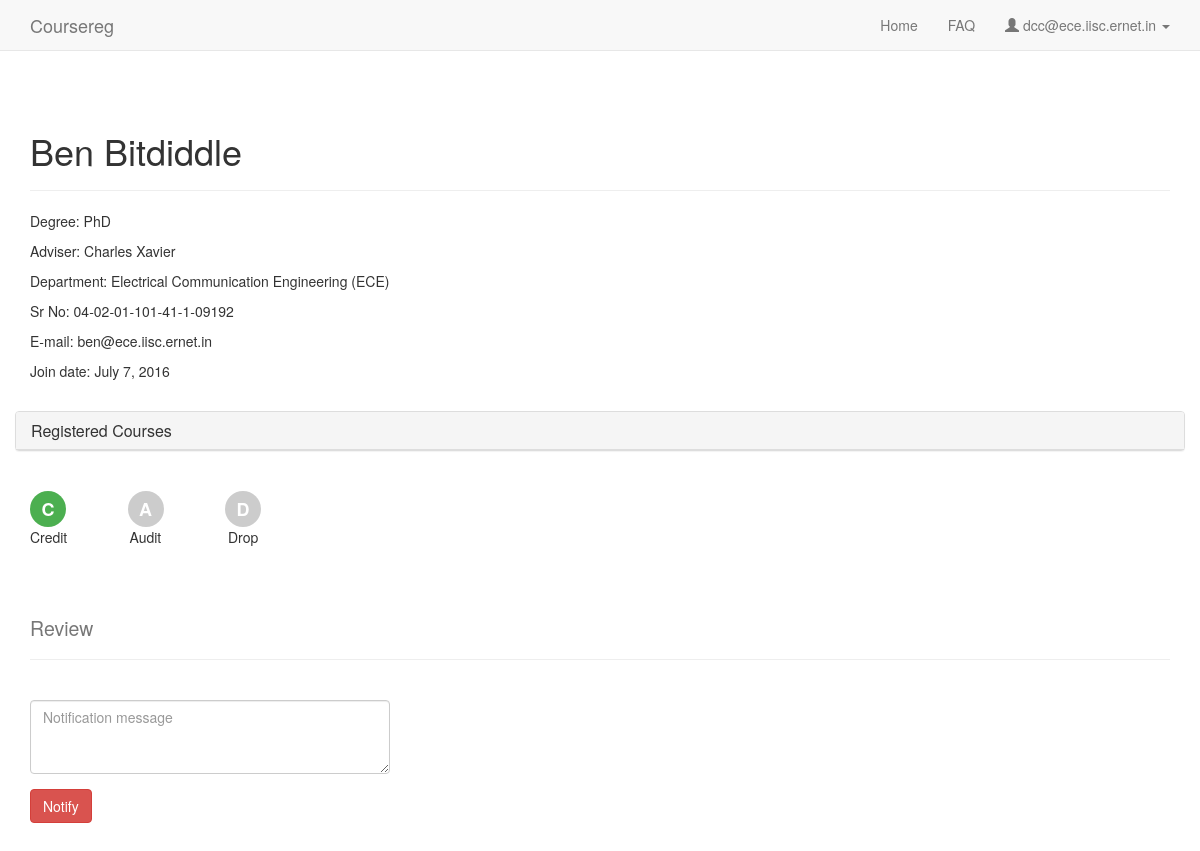
The app's page /dcc/3 (signed in), older data.
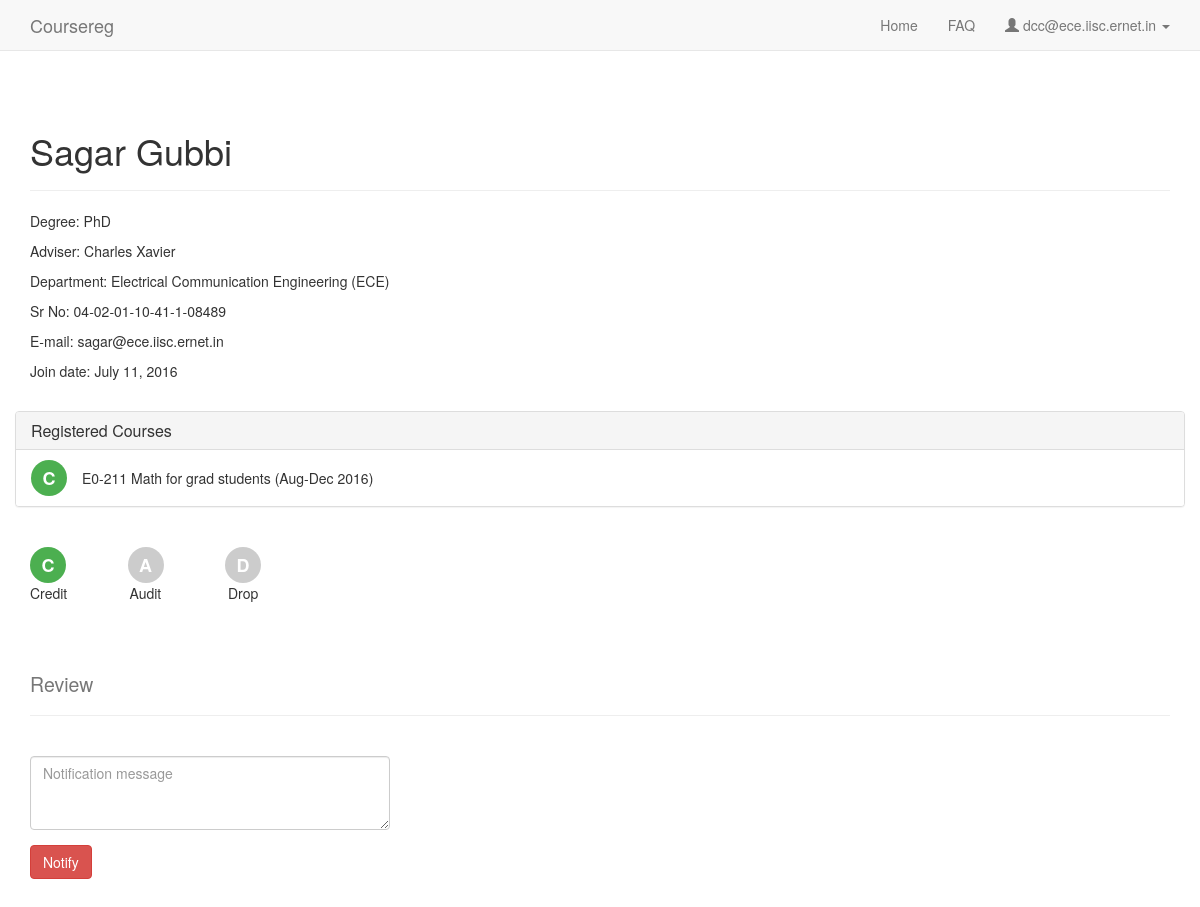
The same page, newer data.
### coursereg/models.py (models this page shows, shortened)
class User(AbstractBaseUser, PermissionsMixin):
    USER_TYPE_STUDENT = 0
    USER_TYPE_FACULTY = 1
    USER_TYPE_DCC = 2
    USER_TYPE_OTHER = 3
    USER_TYPE_CHOICES = (
        (USER_TYPE_STUDENT, "Student"),
        (USER_TYPE_FACULTY, "Faculty"),
        (USER_TYPE_DCC, "DCC"),
        (USER_TYPE_OTHER, "Other"),
    )
    email = models.EmailField(max_length=254, unique=True)
    full_name = models.CharField(max_length=250)
    user_type = models.IntegerField(default=USER_TYPE_OTHER, choices=USER_TYPE_CHOICES)
    adviser = models.ForeignKey('self', null=True, blank=True, on_delete=models.CASCADE, limit_choices_to={'user_type': USER_TYPE_FACULTY})
    degree = models.ForeignKey(Degree, on_delete=models.CASCADE, null=True, blank=True)
    department = models.ForeignKey(Department, on_delete=models.CASCADE, null=True)
    date_joined = models.DateTimeField(default=timezone.now)
    sr_no = models.CharField(max_length=200, default='-')
    is_dcc_review_pending = models.BooleanField(default=False)
    is_staff = models.BooleanField(default=False)
    is_active = models.BooleanField(default=True)
    objects = CustomUserManager()
    USERNAME_FIELD = 'email'
    REQUIRED_FIELDS = []

class Degree(models.Model):
    name = models.CharField(max_length=100)
    def __unicode__(self):
        return self.name

class Department(models.Model):
    name = models.CharField(max_length=100)
    def __unicode__(self):
        return self.name

class Course(models.Model):
    TERM_AUG = 0
    TERM_JAN = 1
    TERM_SUMMER = 2
    TERM_OTHER = 3
    TERM_CHOICES = (
        (TERM_AUG, "Aug-Dec"),
        (TERM_JAN, "Jan-Apr"),
        (TERM_SUMMER, "Summer"),
        (TERM_OTHER, "Other"),
    )
    num = models.CharField(max_length=100)
    title = models.CharField(max_length=200)
    term = models.IntegerField(default=TERM_AUG, choices=TERM_CHOICES)
    last_reg_date = models.DateTimeField(verbose_name="Last Registration Date", default=get_recent_last_reg_date)
    last_drop_date = models.DateTimeField(verbose_name="Last Drop Date", default=get_recent_last_drop_date)
    credits = models.IntegerField(default=3)
    department = models.ForeignKey(Department, on_delete=models.CASCADE)
    created_at = models.DateTimeField(auto_now_add=True)
    updated_at = models.DateTimeField(auto_now=True)
    def __unicode__(self):
        return self.num + ' ' + self.title + ' (%s %s)' % (self.TERM_CHOICES[self.term][1], self.last_reg_date.year)

### coursereg/views/dcc.py (the view)
# urls.py: url(r'^instructor/([0-9]+)$', views.instructor.detail, name='instructor_detail'),
@login_required
def detail(request, student_id):
    assert request.user.user_type == models.User.USER_TYPE_DCC
    student = models.User.objects.get(id=student_id)
    assert student
    assert student.department == request.user.department
    participants = [(
        p.id,
        p.state == models.Participant.STATE_CREDIT,
        p.state == models.Participant.STATE_AUDIT,
        p.state == models.Participant.STATE_DROP,
        p.course, get_desc(p),
        not p.is_adviser_approved
    ) for p in models.Participant.objects.filter(user=student).order_by('-course__last_reg_date', 'course__title')]
    context = {
        'user_type': 'dcc',
        'user_email': request.user.email,
        'student': student,
        'participants': participants,
        'notifications': [(n.created_at, models.Notification.ORIGIN_CHOICES[n.origin][1], n.message)
            for n in models.Notification.objects.filter(user=student, origin=models.Notification.ORIGIN_DCC, is_dcc_acknowledged=False).order_by('-created_at')],
    }
    return render(request, 'coursereg/dcc_detail.html', context)

### coursereg/templates/coursereg/dcc_detail.html (shortened to what this page needs)
{% extends "coursereg/base.html" %}
{% block body %}
{% include "coursereg/nav.html" %}
<div class="container" id="maincontainer">
    <div class="row top-buffer-1">
        <div class="col-md-12">
            <div class="page-header">
                <h1>{{ student.full_name }}</h1>
            </div>
            <p>Degree: {{ student.degree }}</p>
            <p>Adviser: {{ student.adviser.full_name }}</p>
            <p>Department: {{ student.department }}</p>
            <p>Sr No: {{ student.sr_no }}</p>
            <p>E-mail: {{ student.email }}</p>
            <p>Join date: {{ student.date_joined|date:'N j, Y' }}</p>
        </div>
    </div>
    <div class="row top-buffer-1">
        <div class="panel panel-default">
            <div class="panel-heading">
                <h3 class="panel-title">Registered Courses</h3>
            </div>
            <ul class="list-group">
                {% for participant_id, is_credit, is_audit, is_drop, course, desc, deleteable in participants %}
                <li class="list-group-item">
                    {% if is_credit %}
                    <div title="Credit" class="credit-bg pull-left">C</div>
                    {% elif is_audit  %}
                    <div title="Audit" class="audit-bg pull-left">A</div>
                    {% elif is_drop %}
                    <div title="Dropped" class="audit-bg pull-left">D</div>
                    {% endif %}
                    <div class="row courserow">
                        <div class="col-md-5">
                            {{ course }}
                        </div>
                        <div class="col-md-6">
                        </div>
                    </div>
                </li>
                {% endfor %}
            </ul>
        </div>
    </div>
    <div class="row top-buffer-1">
        <div class="col-md-1 col-xs-2">
            <div title="Credit" class="credit-bg">C</div>
            <div>Credit</div>
        </div>
        <div class="col-md-1 col-xs-2">
            <div title="Credit" class="audit-bg">A</div>
            <div style="margin-left:2px;">Audit</div>
        </div>
        <div class="col-md-1 col-xs-2">
            <div title="Credit" class="audit-bg">D</div>
            <div style="margin-left:3px;">Drop</div>
        </div>
    </div>
    <div class="row top-buffer-1">
        <div class="col-md-12">
            <div class="page-header">
                <h2><small>Review</small></h2>
            </div>
        </div>
    </div>
    <div class="row top-buffer-1">
        <div class="col-md-4">
            <form action="{% url 'coursereg:notify' %}" method="post">
                <div class="form-group">
                    <textarea class="form-control" rows="3" name="message" placeholder="Notification message" required></textarea>
                </div>
                <button type="submit" class="btn btn-danger">Notify</button>
            </form>
        </div>
    </div>
</div>
{% endblock %}

Row changes from the older to the newer data that the page shows:
changed User "PhD": full_name "Ben Bitdiddle" → "Sagar Gubbi"; sr_no "04-02-01-101-41-1-09192" → "04-02-01-10-41-1-08489"; email "ben@ece.iisc.ernet.in" → "sagar@ece.iisc.ernet.in"; date_joined "July 7, 2016" → "July 11, 2016"
now on this page (row edited): Course: num+title+term "E0-211 Math for grad students (Aug-Dec 2016)"
